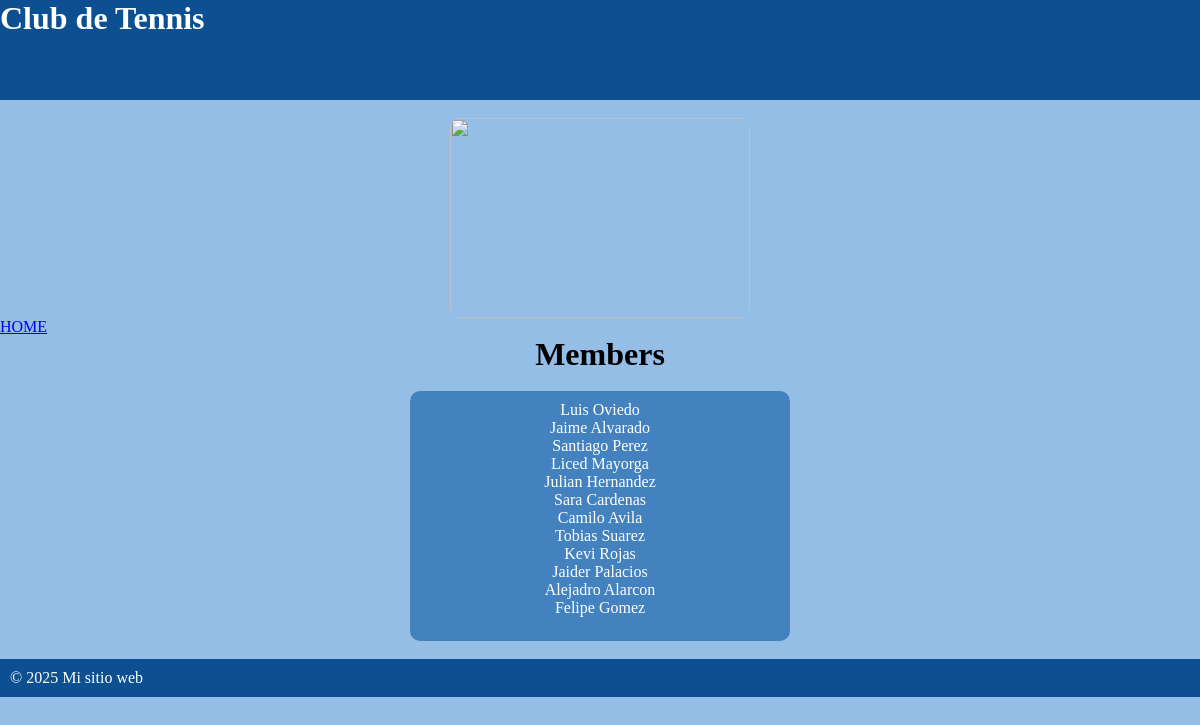
/members/, run on an earlier commit of the app's database.
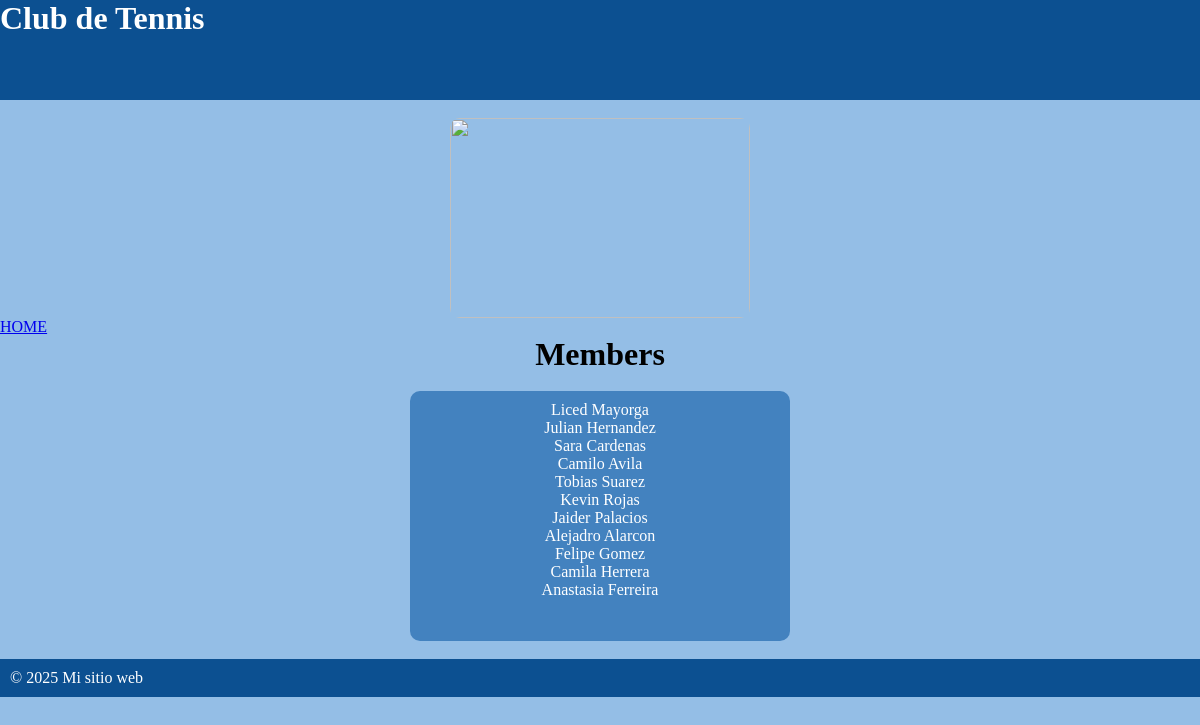
And on a later commit of the database.
### members/models.py (models this page shows, shortened)
class Member(models.Model):
    firstname = models.CharField(max_length=255)
    lastname = models.CharField(max_length=255)
    phone = models.IntegerField(null=True)
    joined_date = models.DateField(null=True)
    gender = models.CharField(max_length=225, null=True)
    birthday = models.DateField(null=True)
    email = models.CharField(max_length=255, null= True)

### members/views.py (the view)
# urls.py: path('members/', views.members, name='members'),
def members(request):
    mymembers = Member.objects.all().values()
    template = loader.get_template('all_members.html')
    context = {
        'mymembers': mymembers,
    }
    return HttpResponse(template.render(context, request))

### members/templates/all_members.html (shortened to what this page needs)
{% extends "master.html" %}
{% block content%}
<p><a href="/">HOME</a></p>
<h1 class="title1">Members</h1>
<br>
<div class="info">
  <ul>
    {% for x in mymembers %}
    <li><a href="details/{{x.id}}">{{ x.firstname}} {{ x.lastname}}</a></li>
    {% endfor %}
  </ul>
</div>
<br>
{% endblock%}

What changed in the data, as far as the page shows it:
removed Member: firstname "Luis", lastname "Oviedo"
removed Member: firstname "Jaime", lastname "Alvarado"
removed Member: firstname "Santiago", lastname "Perez"
changed Member "Rojas": firstname "Kevi" → "Kevin"
added Member: firstname "Camila", lastname "Herrera"
added Member: firstname "Anastasia", lastname "Ferreira"
